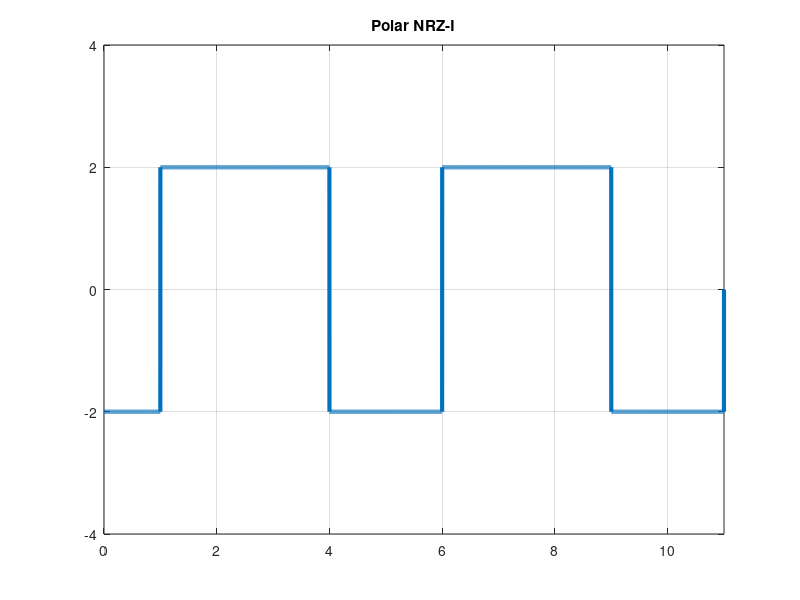

This chart was generated by the following MATLAB code:
%Unipolar NRZ-I
%If nextbit is 1, Inversion Occurs
%If bit == 1 then y(from:to) = -laststate; laststate = -laststate
%If bit == 0 then y(from:to) = laststate


clc;

bits = [1 1 0 0 1 0 1 0 0 1 0];
bitrate = 1;
amplitude = 2;

%Encoding
T = length(bits)/bitrate;   %total time to transmit all bit
n = 1000;   %number of sample per bit
N = length(bits)*n; %number of total sample for all bit
dt = T/N;   %difference between adjecent two sample

x = 0:dt:T;
y = zeros(1,length(x));

lastState = amplitude;

for i=0 : length(bits)-1
  from = (i*n)+1;
  to = (i+1)*n;
  
  if(bits(i+1) == 1)
    y(from : to) = -lastState;
    lastState = -lastState;
  else
    y(from : to) = lastState;
  end
end

plot(x,y, 'LineWidth', 3);
axis([0 T -amplitude-2 amplitude+2]);
grid on;
title("Polar NRZ-I");

%Decoding
lastState = amplitude;
data = zeros(1, length(bits));
for i=0: length(bits)-1
  from = (i*n)+1;
  to = (i+1)*n;
  
  if(y(from : to) == -lastState)
    data(i+1) = 1;
    lastState = -lastState;
  else
    data(i+1) = 0;
  end
end
disp(data);